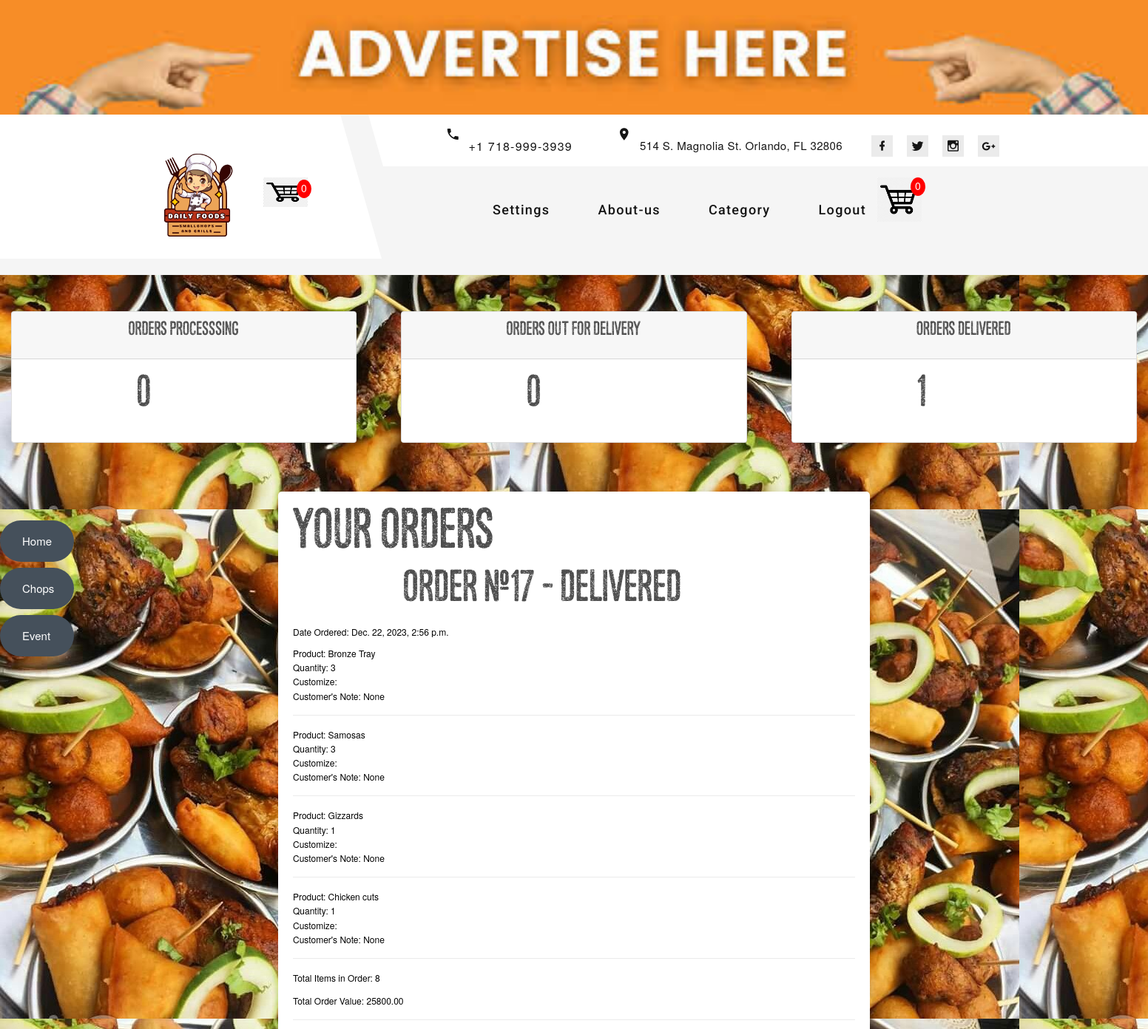
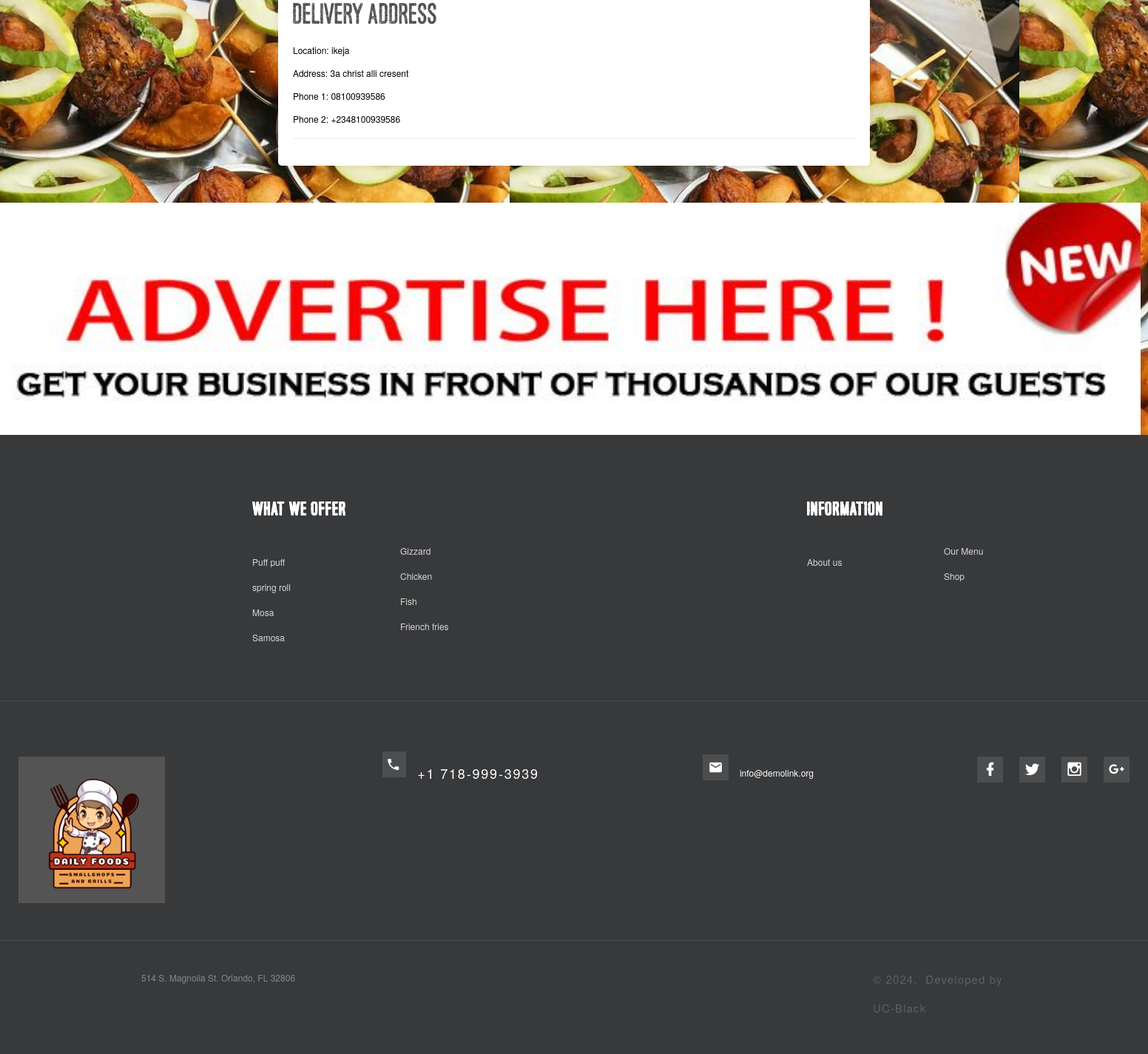
/orders/ (signed in), run on the app's committed database (2 pictures, top to bottom).
### smallchop/models.py (models this page shows, shortened)
class Order(models.Model):
    STATUS = (
        ('Processing', 'Processing'),
        ('Out_for_delivery', 'Out for delivery'),
        ('Delivered', 'Delivered'),
    )
    customer = models.ForeignKey(Customer, null=True, on_delete=models.SET_NULL)
    product = models.ForeignKey(Product, null=True, on_delete=models.SET_NULL)
    shippingaddress = models.ForeignKey(ShippingAddress, null=True, on_delete=models.SET_NULL)
    date_ordered = models.DateTimeField(auto_now_add=True)
    complete = models.BooleanField(default=False, null=True, blank=False)
    transaction_id = models.CharField(max_length=200, null=True)
    status = models.CharField(max_length=200, null=True, choices=STATUS)
    def __str__(self):
        return str(self.id)
    @property
    def get_cart_total(self):
        orderitems = self.orderitem_set.all()
        total = sum([item.get_total for item in orderitems])
        return total
    @property
    def get_cart_items(self):
        orderitems = self.orderitem_set.all()
        total = sum([item.quantity for item in orderitems])
        return total

class OrderItem(models.Model):
    product = models.ForeignKey(Product, on_delete=models.SET_NULL, null=True)
    order = models.ForeignKey(Order, on_delete=models.SET_NULL, blank=True, null=True)
    quantity = models.IntegerField(default=0, null=True, blank=True)
    customize = models.ImageField(null=True, blank=True)
    customer_mind = models.CharField(max_length=200, null=True, blank=True)
    date_added = models.DateTimeField(auto_now_add=True)
    @property
    def get_total(self):
        total = self.product.price * self.quantity
        return total

class Product(models.Model):
    name = models.CharField(max_length=200, null=True)
    price = models.DecimalField(max_digits=7, decimal_places=2)
    description = models.TextField( max_length=500, null=True)
    reviews = models.ManyToManyField('smallchop.Review', blank=True, related_name="product_reviews")
    date_created = models.DateTimeField(auto_now_add=True, null=True)
    category = models.ManyToManyField(Category, related_name='products')
    image = models.ImageField( upload_to="images/products", null=True, blank=True)

class ShippingAddress(models.Model):
    delivery =  models.ForeignKey(Delivery, on_delete=models.SET_NULL, blank=False, null=True)
    address = models.CharField(max_length=200, null=True, blank=False)
    phone1 = models.CharField(max_length=200, null=True, blank=False)
    phone2 = models.CharField(max_length=200, null=True, blank=True)
    date_added = models.DateTimeField(auto_now_add=True)

class Delivery(models.Model):
    location = models.CharField(max_length=200, null=True)
    price = models.DecimalField(max_digits=7, decimal_places=2)
    def __str__(self):
        return self.location

### smallchop/decorators.py (the view)
        def wrapper_func(request, *args, **kwargs):
            group = None
            if request.user.groups.exists():
                group = request.user.groups.all()[0].name
            if group in allowed_roles:
              return view_func(request, *args, **kwargs)
            else:
                return HttpResponse('you are not allowed to view this page')

### smallchop/utils.py (called while the page is built)
def cartData(request):
    items = []
    order = {'get_cart_total': 0, 'get_cart_items': 0, 'shipping': False}
    cartItems = order['get_cart_items']
    if request.user.is_authenticated:
        customer = request.user.customer
        order, created = Order.objects.get_or_create(customer=customer, complete=False)
        items = order.orderitem_set.all()
        cartItems = order.get_cart_items
    return {'items': items, 'order': order, 'cartItems': cartItems}

### smallchop/views.py (called while the page is built)
@login_required(login_url='login')
@allowed_users(allowed_roles=['customer'])
def userOrder(request):
    data = cartData(request)
    cartItems = data['cartItems']
    items = data['items']
    orders = request.user.customer.order_set.all()
    processing = orders.filter(status='Processng').count()
    out_for_delivery = orders.filter(status='out_for_delivery').count()
    delivered = orders.filter(status='Delivered').count()
    print('ORDERS:', orders)
    context = {
        'orders': orders, 'out_for_delivery': out_for_delivery, 'delivered': delivered,
        'processing': processing, 'cartItems': cartItems, 'items': items,
        }
    return render(request, 'chops/user-order.html', context)

### templates/chops/user-order.html
{% extends "chops/base.html" %}
{% load static %}
{% block content %}
<br>
<div class="row">
    <div class="col">
        <div class="col-md">
            <div class="card text-center text-white mb-3" id="total-orders">
                <div class="card-header">
                    <h5 class="card-title">Orders Processsing</h5>
                </div>
                <div class="card-body">
                    <h3 class="card-titles">{{processing}}</h3>
                </div>
            </div>
        </div>
    </div>
    <div class="col">
        <div class="col-md">
            <div class="card text-center text-white mb-3" id="total-orders">
                <div class="card-header">
                    <h5 class="card-title">Orders out for delivery</h5>
                </div>
                <div class="card-body">
                    <h3 class="card-titles">{{out_for_delivery}}</h3>
                </div>
            </div>
        </div>
    </div>
    <div class="col">
        <div class="col-md">
            <div class="card text-center text-white mb-3" id="total-orders">
                <div class="card-header">
                    <h5 class="card-title">Orders delivered</h5>
                </div>
                <div class="card-body">
                    <h3 class="card-titles">{{delivered}}</h3>
                </div>
            </div>
        </div>
    </div>
</div>
<div class="form">
    <h2>Your Orders</h2>
    {% for order in orders %}
        {% if order.complete %}
            <h3>Order #{{ order.id }} - {{ order.status }}</h3>
            <p>Date Ordered: {{ order.date_ordered }}</p>
            <ul class="ulu">
                {% for order_item in order.orderitem_set.all %}
                    <li class="lii">
                        Product: {{ order_item.product.name }}<br>
                        Quantity: {{ order_item.quantity }}<br>
                        Customize: {% if order_item.customize %}<img src="{{ order_item.customize.url }}" alt="Customization Image">{% endif %}<br>
                        Customer's Note: {{ order_item.customer_mind }}
                    </li>
                    <hr>
                {% endfor %}
            </ul>
            <p>Total Items in Order: {{ order.get_cart_items }}</p>
            <p>Total Order Value: {{ order.get_cart_total }}</p>
            <hr>
            {% if order.shippingaddress %}
                <h4>Delivery Address</h4>
                <p>Location: {{ order.shippingaddress.delivery }}</p>
                <p>Address: {{ order.shippingaddress.address }}</p>
                <p>Phone 1: {{ order.shippingaddress.phone1 }}</p>
                <p>Phone 2: {{ order.shippingaddress.phone2 }}</p>
            {% else %}
                <p>No shipping address available for this order.</p>
            {% endif %}
            <hr>
        {% endif %}
    {% endfor %}
</div>
{% endblock %}

### static/css/main.css (style rules this page uses)
h1,h2,h3,h4,h5,h6 { color:hsl(0, 0%, 30%); }

### data on the page
Order: id "17", status "Delivered", date_ordered "Dec. 22, 2023, 2:56 p.m.", get_cart_items "8", get_cart_total "25800.00", shippingaddress.delivery "ikeja", shippingaddress.address "3a christ alli cresent", shippingaddress.phone1 "08100939586", shippingaddress.phone2 "+2348100939586"
OrderItem: product.name "Bronze Tray", quantity "3", customer_mind "None"
OrderItem: product.name "Samosas", quantity "3", customer_mind "None"
OrderItem: product.name "Gizzards", quantity "1", customer_mind "None"
OrderItem: product.name "Chicken cuts", quantity "1", customer_mind "None"

### other printed values
{{ cartItems }} "0"
{{ processing }} "0"
{{ out_for_delivery }} "0"
{{ delivered }} "1"
